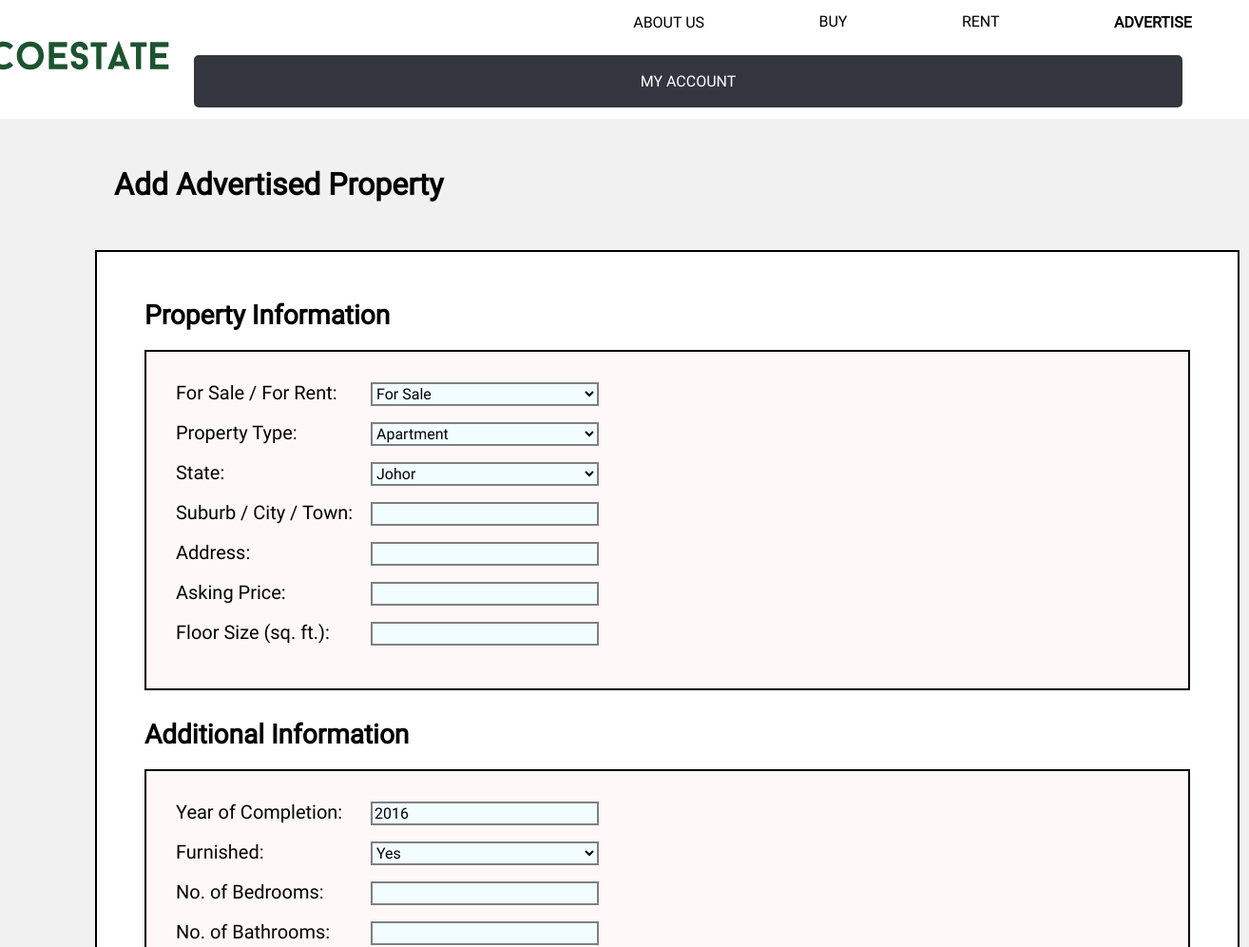
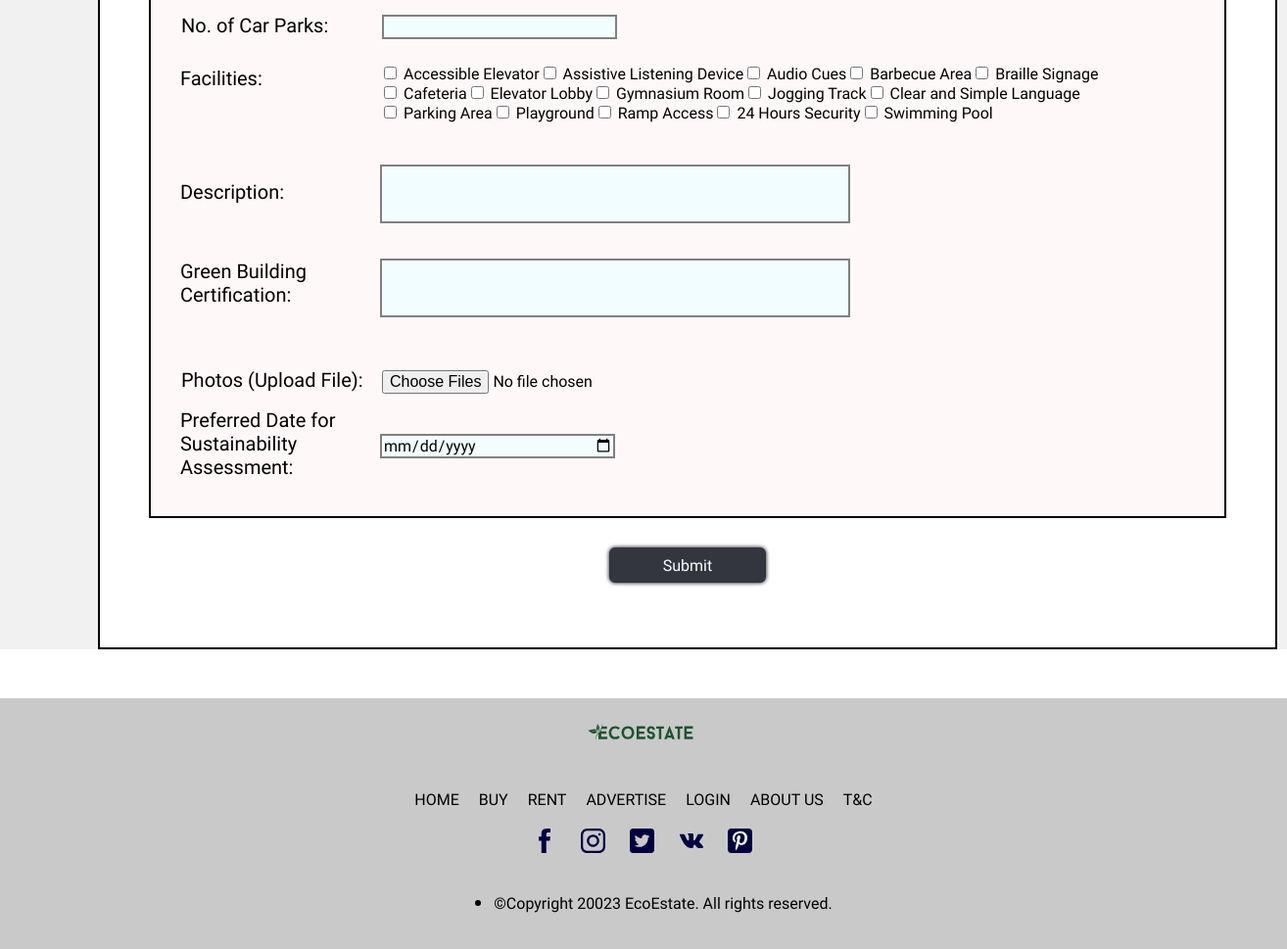
/EcoEstate/addproperty.php (signed in), run on the app's committed database (2 pictures, top to bottom).
### tables this page shows
CREATE TABLE `features` (
  `feature_id` varchar(10) NOT NULL,
  `feature` varchar(50) NOT NULL
);

### EcoEstate/property_feature.php (the view, shortened to what this page needs)
<?php
function all_features($dbc){
    $q = "SELECT * FROM features";
    $r = @mysqli_query($dbc, $q);
    $num = mysqli_num_rows($r);
    if ($num > 0) {
	while ($row = mysqli_fetch_array($r, MYSQLI_ASSOC)) {
		echo '<input type="checkbox" id="facilities" name="facilities[]" value="' . $row['feature_id'] . '"> ' . $row['feature'];
	}
    } else {
	echo '<p class="error">There are currently no features available.</p>';
    }
}
?>

### EcoEstate/style.css (style rules this page uses)
html { height: 100%; }
body { background-color:#ffffff; border: none; padding: 0%; margin: 0%; width: 100%; height: 100%; display: block; }
.pagewidth { min-width: 1200px; }

### data on the page
features: feature "Accessible Elevator"
features: feature "Assistive Listening Device"
features: feature "Audio Cues"
features: feature "Barbecue Area"
features: feature "Braille Signage"
features: feature "Cafeteria"
features: feature "Elevator Lobby"
features: feature "Gymnasium Room"
features: feature "Jogging Track"
features: feature "Clear and Simple Language"
features: feature "Parking Area"
features: feature "Playground"
features: feature "Ramp Access"
features: feature "24 Hours Security"
features: feature "Swimming Pool"
